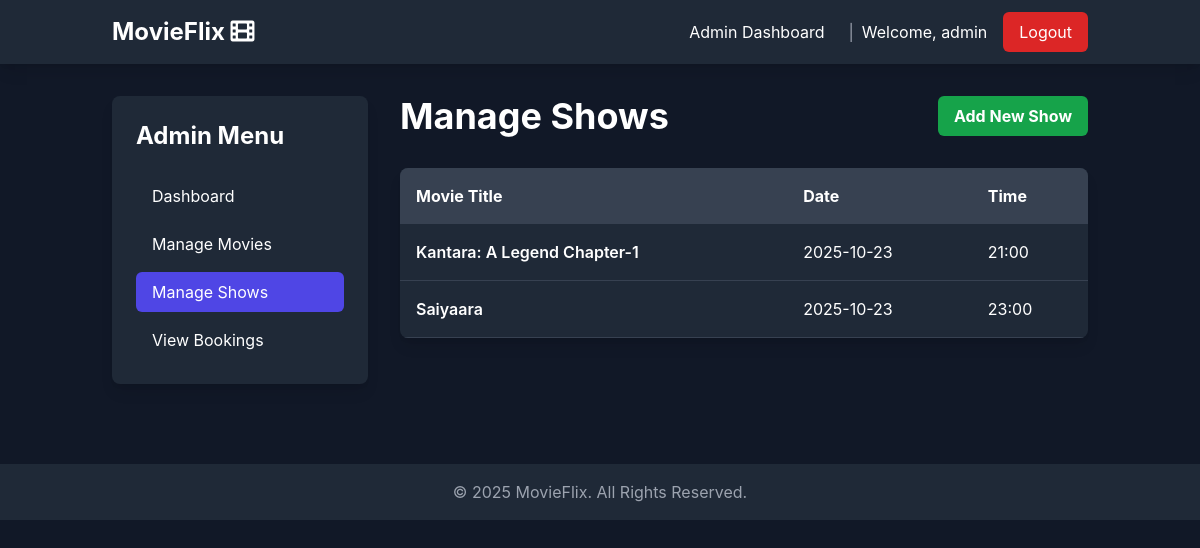
/admin/shows (signed in), run on the app's committed database.
### tables this page shows
CREATE TABLE users (
        id INTEGER PRIMARY KEY AUTOINCREMENT,
        username TEXT UNIQUE NOT NULL,
        password TEXT NOT NULL,
        is_admin INTEGER DEFAULT 0
    );

CREATE TABLE shows (
        id INTEGER PRIMARY KEY AUTOINCREMENT,
        movie_id INTEGER,
        show_date TEXT NOT NULL,
        show_time TEXT NOT NULL,
        FOREIGN KEY(movie_id) REFERENCES movies(id)
    );

CREATE TABLE movies (
        id INTEGER PRIMARY KEY AUTOINCREMENT,
        title TEXT NOT NULL,
        description TEXT,
        poster_url TEXT,
        duration_minutes INTEGER
    );

### app.py (the view)
@app.route('/admin/shows')
@admin_required
def admin_shows():
    shows = query_db('''
        SELECT s.id, s.show_date, s.show_time, m.title
        FROM shows s JOIN movies m ON s.movie_id = m.id
        ORDER BY s.show_date, s.show_time
    ''')
    return render_template('admin/shows.html', shows=shows)

### app.py (called while the page is built)
def get_db():
    db = getattr(g, '_database', None)
    if db is None:
        db = g._database = sqlite3.connect(DATABASE)
        db.row_factory = sqlite3.Row
    return db

@app.teardown_appcontext
def close_connection(exception):
    db = getattr(g, '_database', None)
    if db is not None:
        db.close()

def query_db(query, args=(), one=False):
    cur = get_db().execute(query, args)
    rv = cur.fetchall()
    cur.close()
    return (rv[0] if rv else None) if one else rv

def admin_required(f):
    @wraps(f)
    def decorated_function(*args, **kwargs):
        if 'user_id' not in session or not session.get('is_admin'):
            flash('Admin access required.', 'danger')
            return redirect(url_for('index'))
        return f(*args, **kwargs)
    return decorated_function

@app.context_processor
def inject_user():
    user = None
    if 'user_id' in session:
        user = query_db('SELECT * FROM users WHERE id = ?', [session['user_id']], one=True)
    return dict(current_user=user)

### templates/admin/shows.html (shortened to what this page needs)
{% extends 'layout.html' %}
{% block content %}
<div class="flex">
    <div class="w-64 bg-gray-800 p-6 rounded-lg shadow-lg mr-8">
        <h2 class="text-2xl font-bold mb-6">Admin Menu</h2>
        <nav class="space-y-2">
            <a href="{{ url_for('admin_dashboard') }}" class="block py-2 px-4 hover:bg-gray-700 rounded-md">Dashboard</a>
            <a href="{{ url_for('admin_movies') }}" class="block py-2 px-4 hover:bg-gray-700 rounded-md">Manage Movies</a>
            <a href="{{ url_for('admin_shows') }}" class="block py-2 px-4 bg-indigo-600 rounded-md">Manage Shows</a>
            <a href="{{ url_for('admin_bookings') }}" class="block py-2 px-4 hover:bg-gray-700 rounded-md">View Bookings</a>
        </nav>
    </div>
    <div class="flex-1">
        <div class="flex justify-between items-center mb-8">
            <h1 class="text-4xl font-bold">Manage Shows</h1>
            <a href="{{ url_for('add_show') }}" class="bg-green-600 hover:bg-green-700 text-white font-bold py-2 px-4 rounded-md">Add New Show</a>
        </div>
        <div class="bg-gray-800 rounded-lg shadow-lg overflow-x-auto">
            <table class="w-full text-left">
                <thead>
                    <tr class="bg-gray-700">
                        <th class="p-4">Movie Title</th>
                        <th class="p-4">Date</th>
                        <th class="p-4">Time</th>
                    </tr>
                </thead>
                <tbody>
                    {% for show in shows %}
                    <tr class="border-b border-gray-700">
                        <td class="p-4 font-semibold">{{ show.title }}</td>
                        <td class="p-4">{{ show.show_date }}</td>
                        <td class="p-4">{{ show.show_time }}</td>
                    </tr>
                    {% endfor %}
                </tbody>
            </table>
        </div>
    </div>
</div>
{% endblock %}

### templates/layout.html (shortened to what this page needs)
<!DOCTYPE html>
<html lang="en">
<head>
    <script src="https://cdn.tailwindcss.com"></script>
    <link rel="stylesheet" href="https://cdnjs.cloudflare.com/ajax/libs/font-awesome/6.0.0-beta3/css/all.min.css">
</head>
<body class="bg-gray-900 text-white">
    <nav class="bg-gray-800 shadow-lg">
        <div class="container mx-auto px-6 py-3">
            <div class="flex items-center justify-between">
                <a href="{{ url_for('index') }}" class="text-2xl font-bold text-white">MovieFlix <i class="fas fa-film"></i></a>
                <div class="flex items-center">
                    {% if current_user %}
                        {% if current_user.is_admin %}
                             <a href="{{ url_for('admin_dashboard') }}" class="px-4 py-2 text-white hover:text-gray-300">Admin Dashboard</a>
                        {% else %}
                             <a href="{{ url_for('my_bookings') }}" class="px-4 py-2 text-white hover:text-gray-300">My Bookings</a>
                        {% endif %}
                        <span class="text-gray-400 mx-2">|</span>
                        <span class="text-white mr-4">Welcome, {{ current_user.username }}</span>
                        <a href="{{ url_for('logout') }}" class="px-4 py-2 bg-red-600 hover:bg-red-700 text-white rounded-md">Logout</a>
                    {% else %}
                        <a href="{{ url_for('login') }}" class="px-4 py-2 text-white hover:text-gray-300">Login</a>
                        <a href="{{ url_for('register') }}" class="ml-2 px-4 py-2 bg-indigo-600 hover:bg-indigo-700 text-white rounded-md">Register</a>
                    {% endif %}
                </div>
            </div>
        </div>
    </nav>
    <main class="container mx-auto px-6 py-8">
        {% block content %}{% endblock %}
    </main>
    <footer class="bg-gray-800 mt-12 py-4">
        <div class="container mx-auto px-6 text-center text-gray-400">
            &copy; 2025 MovieFlix. All Rights Reserved.
        </div>
    </footer>
</body>
</html>

### templates/layout.html (style rules this page uses)
body { font-family: 'Inter', sans-serif; }

### data on the page
users: username "admin"
shows: title "Kantara: A Legend Chapter-1", show_date "2025-10-23", show_time "21:00"
shows: title "Saiyaara", show_date "2025-10-23", show_time "23:00"
